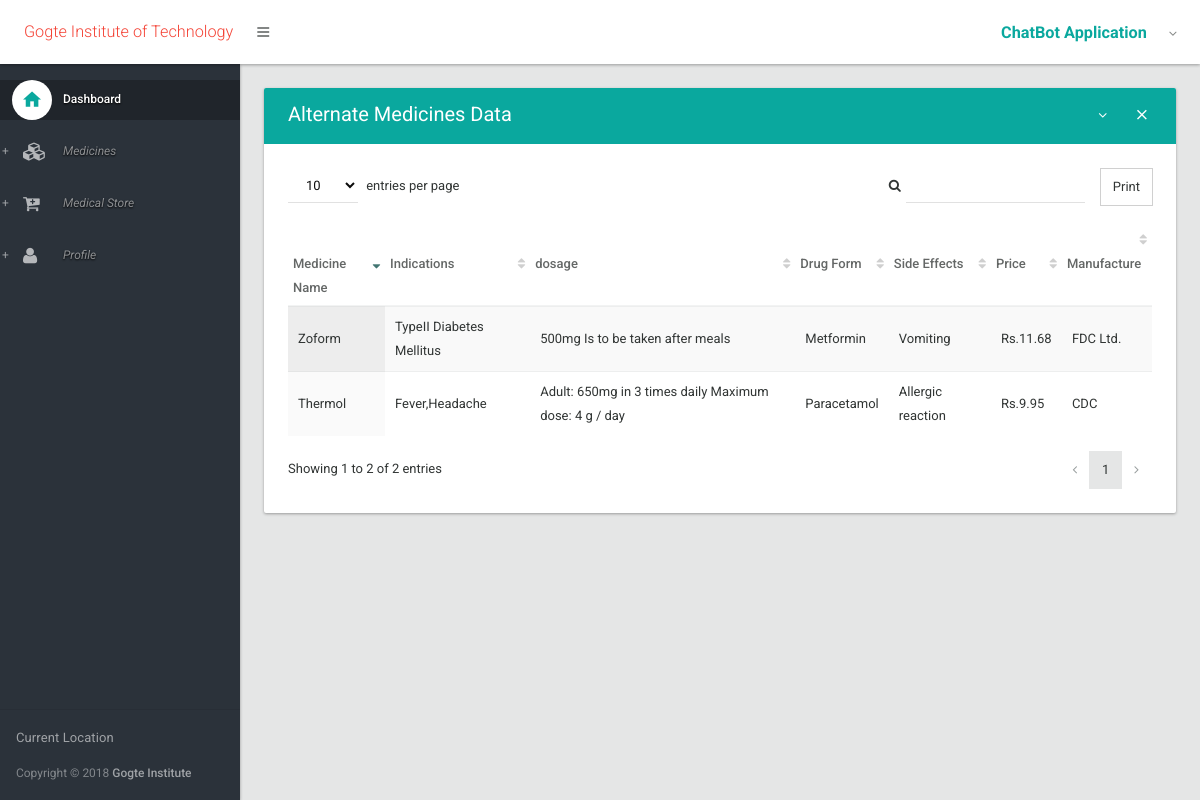
The page /order/alternativeMedicine/mdedd_name/ (signed in) on the database its author committed.
### orders/models.py (models this page shows)
class Medicines (models.Model):
    name = models.CharField(max_length=200)
    indication = models.CharField(max_length=200)
    dosage = models.CharField(max_length=200)
    drug_form = models.CharField(max_length=200)
    side_effects = models.CharField(max_length=200)
    price = models.CharField(max_length=50)
    manufacture = models.CharField(max_length=200)
    alternative_medicines = models.CharField(max_length=500)

### orders/views.py (the view)
# urls.py: url(r'^order/alternativeMedicine/(?P<medicine_name>\w+)/$', my_order.show, name='alternativeMedicine'),
@login_required
def show(request, medicine_name):
    MedicinesModel = Medicines.objects.filter(name=medicine_name)
    alternativeTemp=[i.alternative_medicines for i in  MedicinesModel]
    for altMedArr in alternativeTemp:
        medicineAlternative = altMedArr.split(",")
    fullMedicinesModel = Medicines.objects.all()
    return render(request, 'show.html', {'medicineAlternative': medicineAlternative, 'medicines': fullMedicinesModel})

### orders/templates/show.html (shortened to what this page needs)
{% extends 'layout.html' %}
{% block body %}
                <section>
                    <div class="section-body">
                        <div class="row">
                            <div class="col-lg-12">
                                <div class="card">
                                    <div class="card-head style-primary">
                                        <header>Alternate Medicines Data</header>
                                        <div class="tools">
                                            <a class="btn btn-icon-toggle btn-collapse"><i class="fa fa-angle-down"></i></a>
                                            <a class="btn btn-icon-toggle btn-close"><i class="md md-close"></i></a>
                                        </div>
                                    </div>
                                    <div class="card-body">
                                        <div class="table-responsive">
                                            <table id="datatable2" class="table table-striped table-condensed order-column hover" width="100%">
                                                <thead>
                                                    <tr>
                                                        <th>Medicine Name</th>
                                                        <th>Indications</th>
                                                        <th>dosage</th>
                                                        <th>Drug Form</th>
                                                        <th>Side Effects</th>
                                                        <th>Price</th>
                                                        <th>Manufacture</th>
                                                    </tr>
                                                </thead>
                                                <tbody>
                                                    {% for altMed in medicineAlternative %}
                                                    {% for medicine in medicines %}
                                                    {% if medicine.name == altMed %}
                                                        <tr >
                                                            <td>{{ medicine.name }}</td>
                                                            <td>{{ medicine.indication }}</td>
                                                            <td>{{ medicine.dosage }}</td>
                                                            <td>{{ medicine.drug_form }}</td>
                                                            <td>{{ medicine.side_effects }}</td>
                                                            <td>{{ medicine.price }}</td>
                                                            <td>{{ medicine.manufacture }}</td>
                                                        </tr>
                                                    {% endif %}
                                                    {% endfor %}
                                                    {% endfor %}
                                                </tbody>
                                            </table>
                                        </div>
                                    </div>
                                </div>
                            </div>
                        </div>
                    </div>
                </section>
{% endblock %}

### rows shown on the page
Medicines: name "Thermol", indication "Fever,Headache", dosage "Adult: 650mg in 3 times daily Maximum dose: 4 g / day", drug_form "Paracetamol", side_effects "Allergic reaction", price "Rs.9.95", manufacture "CDC"
Medicines: name "Zoform", indication "TypeII Diabetes Mellitus", dosage "500mg Is to be taken after meals", drug_form "Metformin", side_effects "Vomiting", price "Rs.11.68", manufacture "FDC Ltd."
